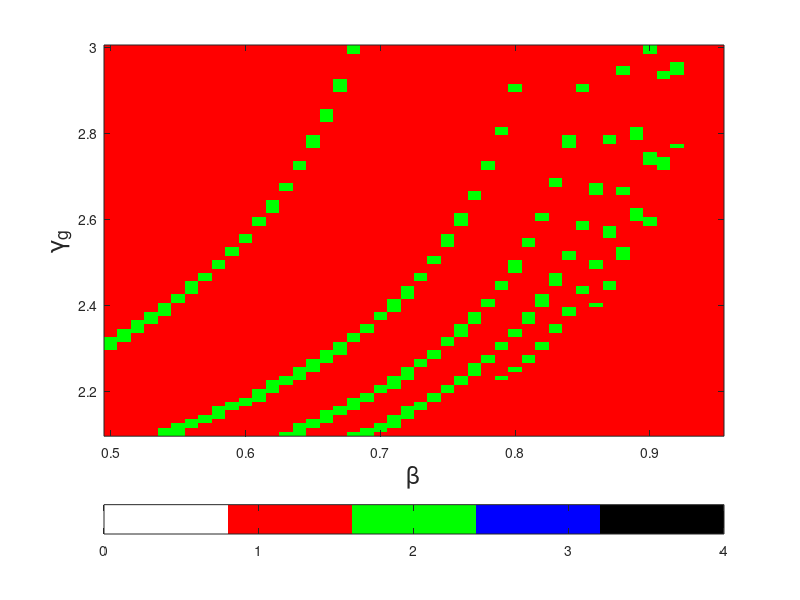

This chart was generated by the following MATLAB code: (Note: this script raises an error after producing the figure.)
% Generates the graphs of Figure 3 from available data


clear all
close all
clc

load Exploration_F_Rnd_G_SF.mat

diff_pi=maxpi_FOSD-maxpi_orig;
diff_W=Welfare_FOSD-Welfare_orig;
[sizematr_x,sizematr_y]=size(diff_W);
toprint=zeros(sizematr_x,sizematr_y);
for i=1:sizematr_x
    for j=1:sizematr_y
        if isnan(diff_pi(i,j))==1 || isnan(diff_W(i,j))==1
            toprint(i,j)=0;
        else
            if diff_pi(i,j)>=0 && diff_W(i,j)>=0
                toprint(i,j)=1;
            end
            if diff_pi(i,j)>=0 && diff_W(i,j)<0
               toprint(i,j)=2; 
            end
            if diff_pi(i,j)<0 && diff_W(i,j)>=0
               toprint(i,j)=3; 
            end
            if diff_pi(i,j)<0 && diff_W(i,j)<0
               toprint(i,j)=4; 
            end   
        end
    end
end

figure(1)
imagesc(betaa,gammag1,toprint); % 'ShowText','on'
set(gca,'YDir','normal')
ylabel('\gamma_g','FontSize',18);
xlabel('\beta','FontSize',18);
mymap = [1 1 1
1 0 0
    0 1 0
    0 0 1
    0 0 0 ];
caxis([0, 4])
colormap(mymap)
colorbar('Location','southoutside','Ticks',[0.4,1.20,2,2.8,3.6],'TickLabels',{'NaN','$\Delta(\pi),\Delta(S)>0$','$\Delta(S)<0<\Delta(\pi)$',...
    '$\Delta(\pi)<0<\Delta(S)$','$\Delta(\pi),\Delta(S)<0$'},'TickLabelInterpreter','latex')
title({'Seller''s incentives' 'Outdegree:Rand - Indegree:SF'},'Fontsize',20)
print -depsc IncentiveSigns_Explore_F_Rand_G_SF2.eps
print -dpdf IncentiveSigns_Explore_F_Rand_G_SF2.pdf

%%%%%%%%%%%%%%%%%
%%%%%%%%%%%%%%%%%
%%%%%%%%%%%%%%%%%

clear all
close all
clc

load ExplorationF_SF_G_SF.mat

diff_pi=maxpi_FOSD-maxpi_orig;
diff_W=Welfare_FOSD-Welfare_orig;
[sizematr_x,sizematr_y]=size(diff_W);
toprint=zeros(sizematr_x,sizematr_y);
for i=1:sizematr_x
    for j=1:sizematr_y
        if isnan(diff_pi(i,j))==1 || isnan(diff_W(i,j))==1
            toprint(i,j)=0;
        else
            if diff_pi(i,j)>=0 && diff_W(i,j)>=0
                toprint(i,j)=1;
            end
            if diff_pi(i,j)>=0 && diff_W(i,j)<0
               toprint(i,j)=2; 
            end
            if diff_pi(i,j)<0 && diff_W(i,j)>=0
               toprint(i,j)=3; 
            end
            if diff_pi(i,j)<0 && diff_W(i,j)<0
               toprint(i,j)=4; 
            end   
        end
    end
end

figure(1)
imagesc(betaa,gammag1,toprint); % 'ShowText','on'
set(gca,'YDir','normal')
ylabel('\gamma_g','FontSize',18);
xlabel('\beta','FontSize',18);
mymap = [1 1 1
1 0 0
    0 1 0
    0 0 1
    0 0 0 ];
caxis([0, 4])
colormap(mymap)
colorbar('Location','southoutside','Ticks',[0.4,1.20,2,2.8,3.6],'TickLabels',{'NaN','$\Delta(\pi),\Delta(S)>0$','$\Delta(S)<0<\Delta(\pi)$',...
    '$\Delta(\pi)<0<\Delta(S)$','$\Delta(\pi),\Delta(S)<0$'},'TickLabelInterpreter','latex')
title({'Seller''s incentives' 'Outdegree:SF - Indegree:SF'},'Fontsize',20)
print -depsc IncentiveSigns_Explore_F_SF_G_SF2.eps
print -dpdf IncentiveSigns_Explore_F_SF_G_SF2.pdf


%%%%%%%%%%%%%%%%%
%%%%%%%%%%%%%%%%%
%%%%%%%%%%%%%%%%%

clear all
close all
clc

load ExplorationF_Rnd_G_Rnd.mat

diff_pi=maxpi_FOSD-maxpi_orig;
diff_W=Welfare_FOSD-Welfare_orig;
[sizematr_x,sizematr_y]=size(diff_W);
toprint=zeros(sizematr_x,sizematr_y);
for i=1:sizematr_x
    for j=1:sizematr_y
        if isnan(diff_pi(i,j))==1 || isnan(diff_W(i,j))==1
            toprint(i,j)=0;
        else
            if diff_pi(i,j)>=0 && diff_W(i,j)>=0
                toprint(i,j)=1;
            end
            if diff_pi(i,j)>=0 && diff_W(i,j)<0
               toprint(i,j)=2; 
            end
            if diff_pi(i,j)<0 && diff_W(i,j)>=0
               toprint(i,j)=3; 
            end
            if diff_pi(i,j)<0 && diff_W(i,j)<0
               toprint(i,j)=4; 
            end   
        end
    end
end

figure(1)
imagesc(betaa,lambdag1,toprint); % 'ShowText','on'
set(gca,'YDir','normal')
ylabel('\lambda_g','FontSize',18);
xlabel('\beta','FontSize',18);
mymap = [1 1 1
1 0 0
    0 1 0
    0 0 1
    0 0 0 ];
caxis([0, 4])
colormap(mymap)
colorbar('Location','southoutside','Ticks',[0.4,1.20,2,2.8,3.6],'TickLabels',{'NaN','$\Delta(\pi),\Delta(S)>0$','$\Delta(S)<0<\Delta(\pi)$',...
    '$\Delta(\pi)<0<\Delta(S)$','$\Delta(\pi),\Delta(S)<0$'},'TickLabelInterpreter','latex')
title({'Seller''s incentives' 'Outdegree:Rand - Indegree:Rand'},'Fontsize',20)
print -depsc IncentiveSigns_Explore_F_Rnd_G_Rnd2.eps
print -dpdf IncentiveSigns_Explore_F_Rnd_G_Rnd2.pdf


%%%%%%%%%%%%%%%%%
%%%%%%%%%%%%%%%%%
%%%%%%%%%%%%%%%%%

clear all
close all
clc

load ExplorationF_SF_G_Rnd.mat

diff_pi=maxpi_FOSD-maxpi_orig;
diff_W=Welfare_FOSD-Welfare_orig;
[sizematr_x,sizematr_y]=size(diff_W);
toprint=zeros(sizematr_x,sizematr_y);
for i=1:sizematr_x
    for j=1:sizematr_y
        if isnan(diff_pi(i,j))==1 || isnan(diff_W(i,j))==1
            toprint(i,j)=0;
        else
            if diff_pi(i,j)>=0 && diff_W(i,j)>=0
                toprint(i,j)=1;
            end
            if diff_pi(i,j)>=0 && diff_W(i,j)<0
               toprint(i,j)=2; 
            end
            if diff_pi(i,j)<0 && diff_W(i,j)>=0
               toprint(i,j)=3; 
            end
            if diff_pi(i,j)<0 && diff_W(i,j)<0
               toprint(i,j)=4; 
            end   
        end
    end
end

figure(1)
imagesc(betaa,gammag1,toprint); % 'ShowText','on'
set(gca,'YDir','normal')
ylabel('\lambda_g','FontSize',18);
xlabel('\beta','FontSize',18);
mymap = [1 1 1
1 0 0
    0 1 0
    0 0 1
    0 0 0 ];
caxis([0, 4])
colormap(mymap)
colorbar('Location','southoutside','Ticks',[0.4,1.20,2,2.8,3.6],'TickLabels',{'NaN','$\Delta(\pi),\Delta(S)>0$','$\Delta(S)<0<\Delta(\pi)$',...
    '$\Delta(\pi)<0<\Delta(S)$','$\Delta(\pi),\Delta(S)<0$'},'TickLabelInterpreter','latex')
title({'Seller''s incentives' 'Outdegree:SF - Indegree:Rand'},'Fontsize',20)
print -depsc IncentiveSigns_Explore_F_SF_G_Rnd2.eps
print -dpdf IncentiveSigns_Explore_F_SF_G_Rnd2.pdf








